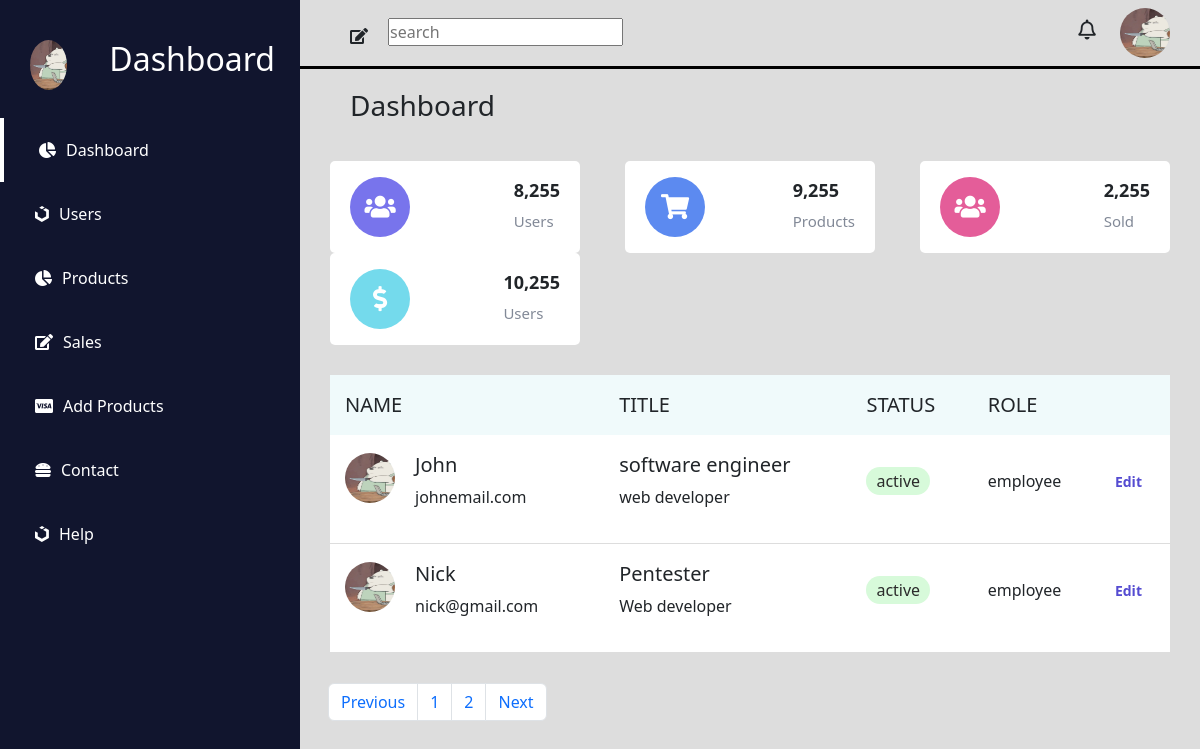
Page /project/index.php on the committed database.
### tables this page shows
CREATE TABLE `employee` (
  `id` int(11) NOT NULL,
  `name` varchar(100) NOT NULL,
  `email` varchar(100) NOT NULL,
  `image` varchar(250) NOT NULL,
  `title` varchar(250) NOT NULL,
  `role` varchar(100) NOT NULL,
  `status` varchar(100) NOT NULL
);

### project/get_users.php (called while the page is built, shortened)
<?php
include('connection.php');
if (isset($_GET['page_no']) && $_GET['page_no'] != "") {
    $page_no = $_GET['page_no'];
} else {
    $page_no = 1;
}
$stmt = $conn->prepare("SELECT count(*) as total_users from employee");
$stmt->execute();
$stmt->bind_result($total_users);
$total_users_per_page = 2;
$offset = ($page_no - 1) * $total_users_per_page;
$total_no_of_pages = ceil($total_users / $total_users_per_page);
$stmt2 =  $conn->prepare("SELECT * from employee limit $offset,$total_users_per_page");
$stmt2->execute();
$users = $stmt2->get_result();

### project/index.php (the view, shortened to what this page needs)
<!DOCTYPE html>
<html lang="en">
<head>
    <link rel="stylesheet" href="https://use.fontawesome.com/releases/v5.15.4/css/all.css" />
    <link href="https://cdn.jsdelivr.net/npm/bootstrap@5.2.2/dist/css/bootstrap.min.css" rel="stylesheet">
    <link rel="stylesheet" href="assets/css/style.css">
</head>
<body>
    <div class="header">
        <section id="menu">
            <div class="logo">
                <img src="assets/imgs/Picture1.png" alt="">
                <h2>Dashboard</h2>
            </div>
            <div class="items">
                <li><i class="fas fa-chart-pie"></i><a href="index.php">Dashboard</a></li>
                <li><i class="fab fa-uikit"></i><a href="index.php">Users</a></li>
                <li><i class="fas fa-chart-pie"></i><a href="products.php">Products</a></li>
                <li><i class="fas fa-edit"></i><a href="sales.php">Sales</a></li>
                <li><i class="fab fa-cc-visa"></i><a href="add_product.php">Add Products</a></li>
                <li><i class="fas fa-hamburger"></i><a href="contact.html">Contact</a></li>
                <li><i class="fab fa-uikit"></i><a href="help.html">Help</a></li>
            </div>
        </section>
        <section id="interface">
            <div class="navigation">
                <div class="n1">
                    <div class="search">
                        <i class="fas fa-edit"></i>
                        <form action="">
                            <input type="text" placeholder="search" />
                        </form>
                    </div>
                </div>
                <div class="profile">
                    <i class="far fa-bell"></i>
                    <img src="assets/imgs/Picture1.png" alt="">
                </div>
            </div>
            <h3 class="i-name">Dashboard</h3>
            <div class="values">
                <div class="val-box">
                    <i class="fas fa-users"></i>
                    <div>
                        <h3>8,255</h3>
                        <span>Users</span>
                    </div>
                </div>
                <div class="val-box">
                    <i class="fas fa-shopping-cart"></i>
                    <div>
                        <h3>9,255</h3>
                        <span>Products</span>
                    </div>
                </div>
                <div class="val-box">
                    <i class="fas fa-users"></i>
                    <div>
                        <h3>2,255</h3>
                        <span>Sold</span>
                    </div>
                </div>
                <div class="val-box">
                    <i class="fas fa-dollar-sign"></i>
                    <div>
                        <h3>10,255</h3>
                        <span>Users</span>
                    </div>
                </div>
            </div>
            <div class="board">
                <table width="100%">
                    <thead>
                        <tr>
                            <td>Name</td>
                            <td>Title</td>
                            <td>Status</td>
                            <td>Role</td>
                            <td></td>
                        </tr>
                    </thead>
                    <tbody>
                        <?php include('get_users.php'); ?>
                        <?php foreach ($users as $user) { ?>
                            <tr class="list_people">
                                <td class="people">
                                    <p><img src="assets/imgs/<?php echo $user['image']; ?>" alt=""></p>
                                    <div class="people-description">
                                        <h5><?php echo $user['name']; ?></h5>
                                        <p><?php echo $user['email']; ?></p>
                                    </div>
                                </td>
                                <td class="people-des">
                                    <h5><?php echo $user['title']; ?></h5>
                                    <p><?php echo $user['role']; ?></p>
                                </td>
                                <td class="active">
                                    <p><?php echo $user['status']; ?></p>
                                </td>
                                <td class="role">
                                    <p>employee</p>
                                </td>
                                <td class="edit">
                                    <p><a href="">Edit</a></p>
                                </td>
                            </tr>
                        <?php } ?>
                    </tbody>
                </table>
            </div>
            <nav class="container mx-3" aria-label="Page navigation example">
                <ul class="pagination">
                    <li class="page-item <?php if ($page_no <= 1) {
                                                echo 'disable';
                                            } ?>">
                        <a class="page-link" href="<?php if ($page_no <= 1) {
                                                        echo '#';
                                                    } else {
                                                        echo '?page_no=' . ($page_no - 1);
                                                    } ?>">Previous</a>
                    </li>
                    <li class="page-item">
                        <a href="?page_no=1" class="page-link">1</a>
                    </li>
                    <li class="page-item">
                        <a href="?page_no=2" class="page-link">2</a>
                    </li>
                    <li class="page-item <?php if ($page_no >= $total_no_of_pages) {
                                                echo 'disable';
                                            } ?>">
                        <a class="page-link" href="<?php if ($page_no >= $total_no_of_pages) {
                                                        echo '#';
                                                    } else {
                                                        echo '?page_no=' . ($page_no + 1);
                                                    } ?>">Next</a>
                    </li>
                </ul>
            </nav>
        </section>
    </div>
</body>
</html>

### project/assets/css/style.css (style rules this page uses)
* { margin: 0; padding: 0; box-sizing: border-box; }
body { background-color: #ddd; }
#menu { position: fixed; top: 0; left: 0; bottom: 0; z-index: 100000; width: 300px; background-color: rgb(17, 21, 46); color: #ffff; }
#menu h2 { padding-left: 12px; margin-bottom: 40px; padding-right: 25px; }
.items li { list-style: none; padding-left: 35px; padding-bottom: 20px; padding-top: 20px; }
.items li a { padding-left: 10px; text-decoration: none; color: white; }
.items li:nth-child(1) { border-left: 4px solid #fff; }
.logo img { width: 50px; height: 50px; border-radius: 50%; margin-right: 30px; }
.logo { display: flex; padding-left: 30px; padding-top: 40px; }
.header { display: flex; width: 100%; }
.navigation { width: 100%; display: flex; justify-content: space-between; border-bottom: 3px solid black; padding: 8px; padding-left: 50px; padding-right: 30px; }
.profile img { width: 50px; height: 50px; border-radius: 50%; margin-left: 20px; }
.profile i { font-size: 20px; }
#interface { width: 100%; margin-left: 300px; display: block; }
.search { display: flex; padding-top: 10px; }
.search i { padding-right: 20px; padding-top: 10px; }
#interface .i-name { padding-top:20px; padding-left: 50px; }
.values { padding: 30px 30px 0 30px; display: flex; justify-content: space-between; align-items: center; flex-wrap: wrap; }
.values .val-box { background: #fff; width: 250px; padding: 16px 20px; border-radius: 5px; display: flex; justify-content: space-between; align-items: center; }
.values .val-box i { font-size: 25px; width: 60px; height: 60px; line-height: 60px; border-radius: 50%; color: #fff; text-align: center; margin-right: 15px; }
.values .val-box h3 { font-size: 18px; font-weight: 600; }
.values .val-box span { font-size: 15px; color: #828997; }
.values .val-box:nth-child(1) i { background: #7874ec; }
.values .val-box:nth-child(2) i { background: #5c8af0; }
.values .val-box:nth-child(3) i { background: #e45d99; }
.values .val-box:nth-child(4) i { background: #74daec; }
.board { display:flex; padding: 30px; width: 100%; }
.people img { width: 50px; height: 50px; border-radius: 50%; margin-right: 20px; }
.people { display: flex; }
thead td { font-size: 20px; background: #f0fafb; text-transform: uppercase; font-weight: 400; padding: 15px; text-align: start; }
thead { width: 100%; background: #f0fafb; }
tbody tr td { padding: 18px 15px; border-bottom: 1px solid #ddd; }
.active p { background: #d7fada; padding: 2px 10px; display: inline-block; border-radius: 40px; color: #2b2b2b; }
.edit a { text-decoration: none; font-size: 14px; color: #554cd1; font-weight: 600; }
table { background: #fff; }

### rows in the picture
employee: image (picture), name "John", email "johnemail.com", title "software engineer", role "web developer", status "active"
employee: image (picture), name "Nick", email "nick@gmail.com", title "Pentester", role "Web developer", status "active"
